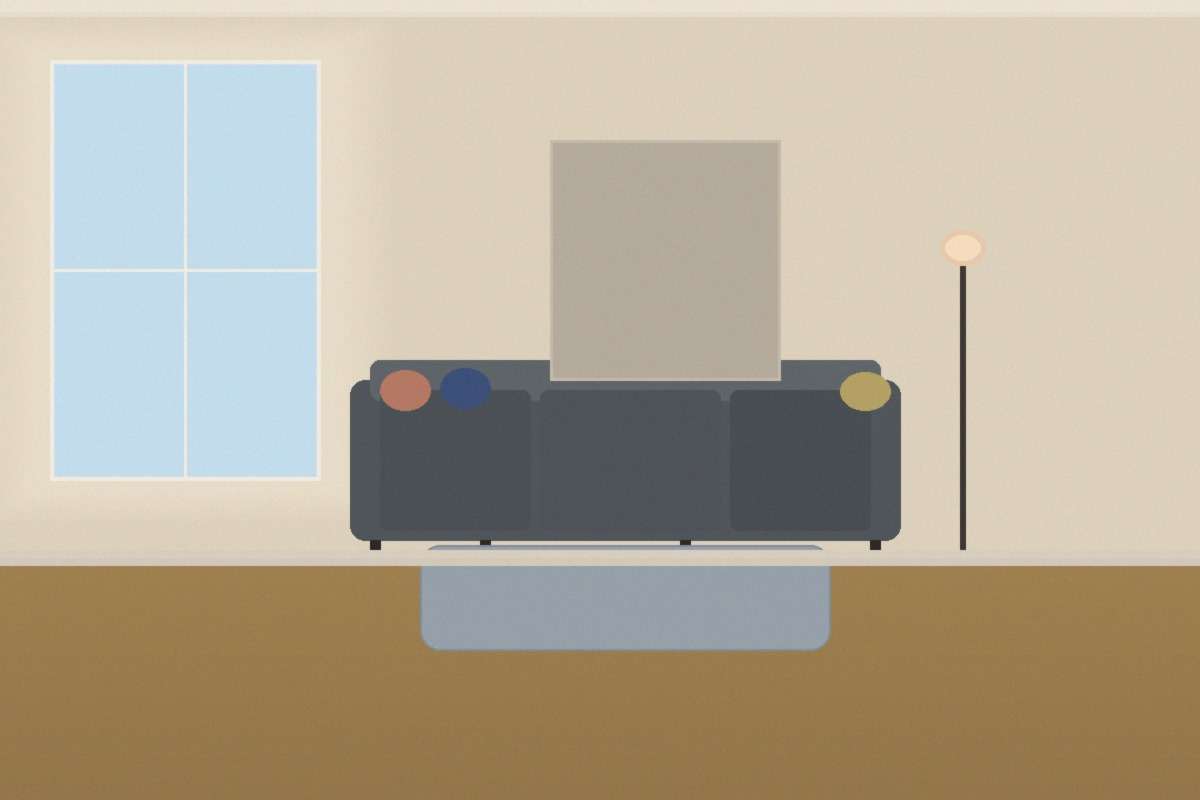
#> input picture ai-pipeline/test_room.jpg, 1200 x 800 px
$ python -i vision_analyst.py   (imports and definitions only)
#> lines starting #> are read from the running program, lines starting #| are printed output that depends on the picture; after the words box and inside, x2 and y2 are one past the last pixel; in counts of white or black regions, pixels touching at a corner belong together
#!/usr/bin/env python3
"""
Stage 1: Vision Analyst — Galerie Noire AI Pipeline
====================================================
Takes a room photo and outputs ONLY objectively observable facts.
No inference, no style guessing, no material assumptions.
Every observation has a confidence score (0.0–1.0).
Below 0.9 = marked as "uncertain".
"""

import json, math, sys
from pathlib import Path
import numpy as np
from PIL import Image


def rgb_to_hex(r, g, b):
    return f"#{r:02x}{g:02x}{b:02x}"


def analyze_colors(image):
    """Extract dominant colors with confidence. Reports only what can be seen."""
    img = image.copy().convert("RGB")
    img.thumbnail((200, 150), Image.LANCZOS)
    pixels = np.array(img).reshape(-1, 3).astype(float)

    # Simple uniform sampling for dominant colors
    sampled = pixels[np.random.choice(len(pixels), min(5000, len(pixels)), replace=False)]

    # Use simple k-means with k=3
    centroids = sampled[np.random.choice(len(sampled), 3, replace=False)].copy()
    for _ in range(15):
        dists = np.array([np.sum((sampled - c) ** 2, axis=1) for c in centroids])
        labels = np.argmin(dists, axis=0)
        new_c = np.array([sampled[labels == i].mean(axis=0) if np.any(labels == i) else centroids[i] for i in range(3)])
        if np.allclose(centroids, new_c, atol=2.0):
            break
        centroids = new_c

    counts = np.array([np.sum(labels == i) for i in range(3)])
    order = np.argsort(-counts)
    centroids = centroids[order]
    proportions = counts[order] / counts.sum()

    avg_brightness = np.mean(pixels)
    brightness_var = np.std(pixels)

    dominant_colors = []
    for i, (c, p) in enumerate(zip(centroids, proportions)):
        r, g, b = int(round(c[0])), int(round(c[1])), int(round(c[2]))
        # Confidence based on how distinct the cluster is
        cluster_dists = np.sqrt(np.sum((pixels - c) ** 2, axis=1))
        cluster_cohesion = 1.0 - min(1.0, cluster_dists.mean() / 128.0)
        confidence = round(0.5 + 0.5 * cluster_cohesion, 2)
        dominant_colors.append({
            "hex": rgb_to_hex(r, g, b),
            "rgb": {"r": r, "g": g, "b": b},
            "proportion": round(float(p), 3),
            "confidence": min(0.95, confidence)
        })

    return {
        "dominant_colors": dominant_colors,
        "overall_brightness": round(float(avg_brightness), 1),
        "brightness_variance": round(float(brightness_var), 1)
    }


def analyze_lighting(image):
    """Report lighting conditions from pixel data only."""
    gray = np.array(image.copy().convert("L")).astype(float)
    avg_brightness = gray.mean()
    std_brightness = gray.std()

    r_ch = np.array(image.copy().convert("RGB"))[:, :, 0].astype(float)
    b_ch = np.array(image.copy().convert("RGB"))[:, :, 2].astype(float)

    mask = gray > 100
    rb_ratio = (r_ch[mask].mean() / (b_ch[mask].mean() + 0.001)) if mask.sum() > 100 else 1.0

    # Shadow detection (bottom 5% vs top 5%)
    bottom_5 = np.percentile(gray, 5)
    top_5 = np.percentile(gray, 95)
    shadow_ratio = bottom_5 / (top_5 + 0.001)

    return {
        "average_brightness": round(float(avg_brightness), 1),
        "brightness_std": round(float(std_brightness), 1),
        "red_blue_ratio": round(float(rb_ratio), 2),
        "shadow_ratio": round(float(shadow_ratio), 3),
        "observations": {}
    }


def analyze_geometry(image):
    """Report image geometry facts only — no room type inference."""
    w, h = image.size
    gray = np.array(image.copy().convert("L")).astype(float)

    from scipy.ndimage import sobel
    edges_x = sobel(gray, axis=1)
    edges_y = sobel(gray, axis=0)
    edge_mag = np.sqrt(edges_x ** 2 + edges_y ** 2)

    edge_density = round(float((edge_mag > 30).mean()), 4)
    strong_edge_pct = round(float((edge_mag > 60).mean()), 4)

    # Line orientation
    vert = np.abs(edges_x) > 30
    horiz = np.abs(edges_y) > 30
    vh_ratio = round(float(vert.mean() / (horiz.mean() + 0.001)), 2)

    return {
        "image_width_px": w,
        "image_height_px": h,
        "aspect_ratio": round(w / h, 3),
        "edge_density": edge_density,
        "strong_edge_pct": strong_edge_pct,
        "vertical_horizontal_edge_ratio": vh_ratio
    }


def analyze(image_path):
    """Run vision analyst — output ONLY observable facts with confidence."""
#> called with image_path = 'test_room.jpg'
    if not Path(image_path).exists():
        return {"error": f"File not found: {image_path}"}

    image = Image.open(image_path)
#> image is the input picture: PIL image 1200x800 RGB; mean R, G, B 181.9, 171.8, 153.3

    colors = analyze_colors(image)
#> in analyze_colors, `centroids = sampled[np.random.choice(len(sampled), 3, replace=False)]...`: centroids = [[147, 158, 166], [152, 121, 75], [223, 210, 192]]
#> in analyze_colors, `counts = np.array([np.sum(labels == i) for i in range(3)])`: counts = [468, 1817, 2715]
#> in analyze_colors, `order = np.argsort(-counts)`: order = [2, 1, 0]
#> in analyze_colors, `centroids = centroids[order]`: centroids = [[215.7, 212, 200.6], [132.2, 111.3, 79.71], [168.4, 166.2, 160.5]]
#> in analyze_colors, `proportions = counts[order] / counts.sum()`: proportions = [0.543, 0.363, 0.0936]
#> in analyze_colors, `avg_brightness = np.mean(pixels)`: avg_brightness = 168.9
#> in analyze_colors, `brightness_var = np.std(pixels)`: brightness_var = 51.89
#> the loop in analyze_colors, `for i, (c, p) in enumerate(zip(centroids, proportions)):` made 3 passes
#> (c, p, r, g, b, cluster_cohesion, confidence) on passes 1 to 3: ([215.7, 212, 200.6], 0.543, 216, 212, 201, 0.351, 0.68), ([132.2, 111.3, 79.71], 0.363, 132, 111, 80, 0.0617, 0.53), ([168.4, 166.2, 160.5], 0.0936, 168, 166, 160, 0.347, 0.67)
#> after the loop in analyze_colors, `for i, (c, p) in enumerate(zip(centroids, proportions)):`: dominant_colors = 3 items
#> colors = 3 items
    lighting = analyze_lighting(image)
#> in analyze_lighting, `gray = np.array(image.copy().convert("L")).astype(float)`:
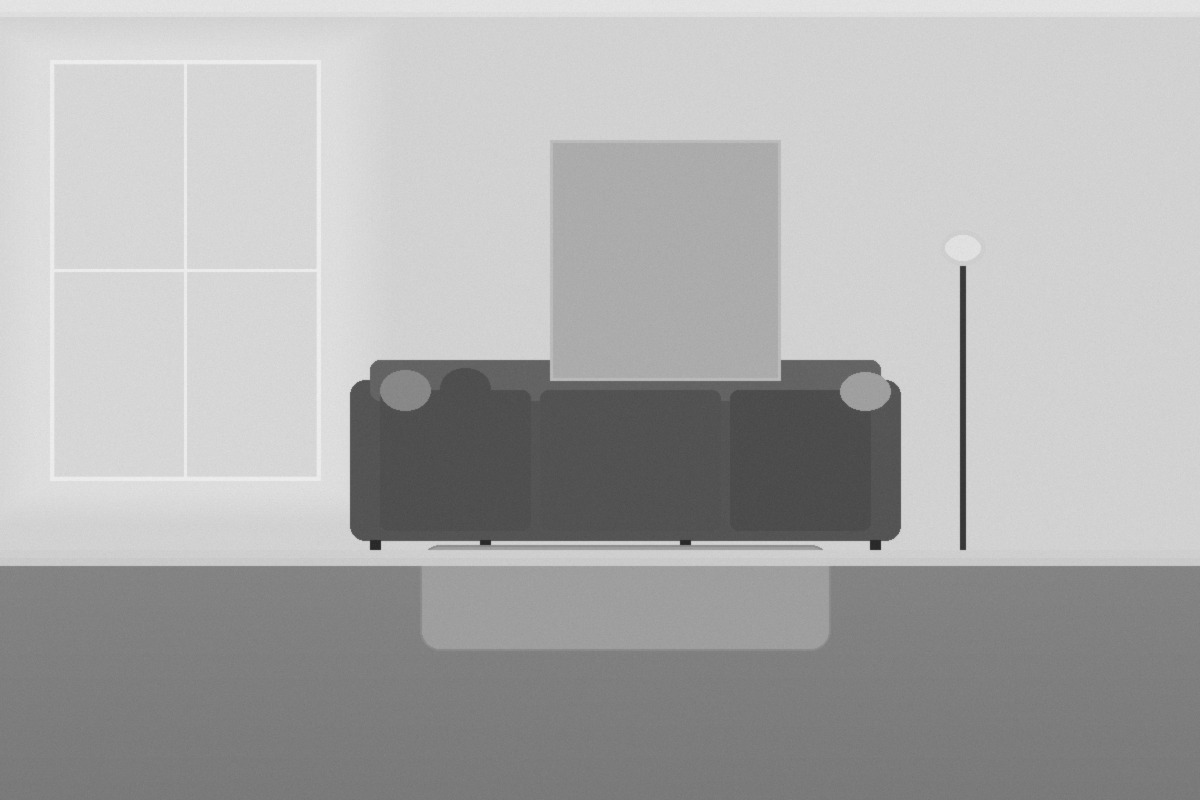
#> gray: shape (800, 1200) float64; min 34, max 241, mean 172.8
#> in analyze_lighting, `avg_brightness = gray.mean()`: avg_brightness = 172.8
#> in analyze_lighting, `std_brightness = gray.std()`: std_brightness = 47.4
#> in analyze_lighting, `mask = gray > 100`:
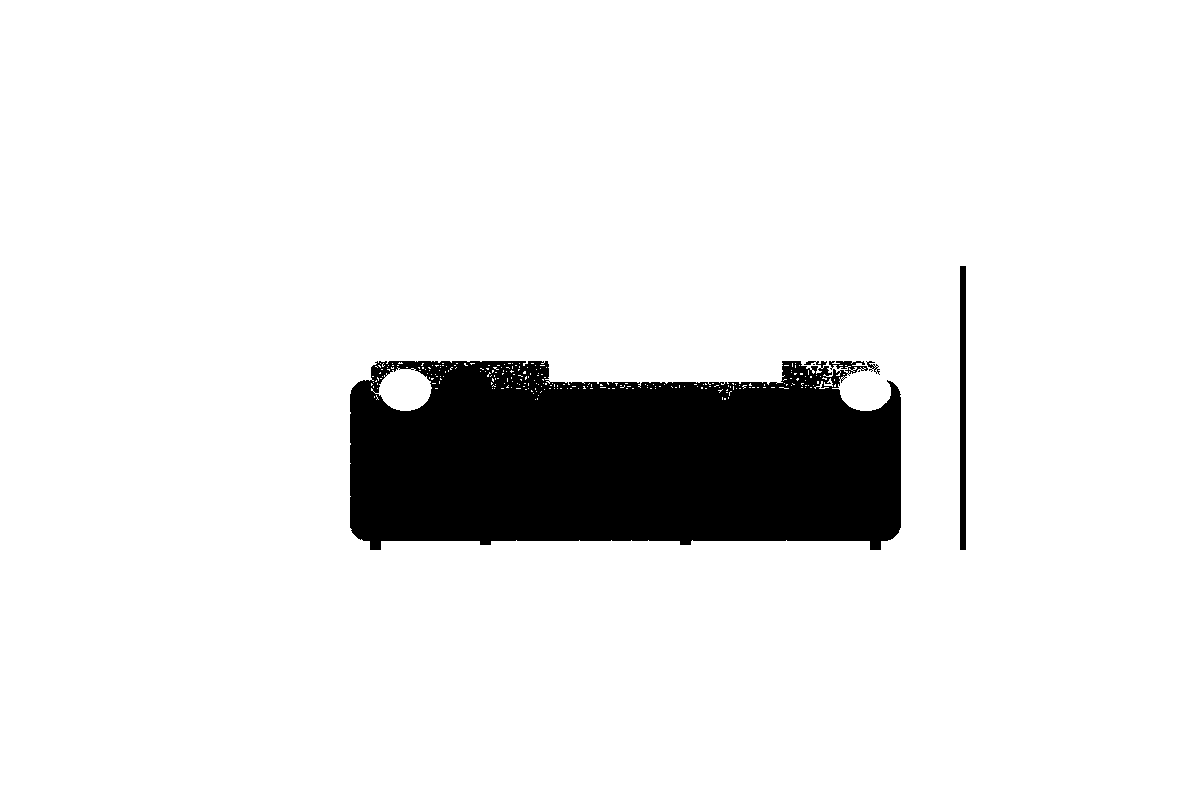
#> mask: shape (800, 1200) bool; 90.6% white; 5 black regions (2 under 20 px), largest, box (x1, y1, x2, y2) and area: (350, 361, 901, 550) 88733, (960, 266, 966, 550) 1704, (866, 361, 880, 375) 70
#> in analyze_lighting, `rb_ratio = (r_ch[mask].mean() / (b_ch[mask].mean() + 0.001)) if mask.s..`: rb_ratio = 1.2
#> in analyze_lighting, `bottom_5 = np.percentile(gray, 5)`: bottom_5 = 81
#> in analyze_lighting, `top_5 = np.percentile(gray, 95)`: top_5 = 220
#> in analyze_lighting, `shadow_ratio = bottom_5 / (top_5 + 0.001)`: shadow_ratio = 0.368
#> lighting = 5 items
    geometry = analyze_geometry(image)
#> in analyze_geometry, `edges_x = sobel(gray, axis=1)`:
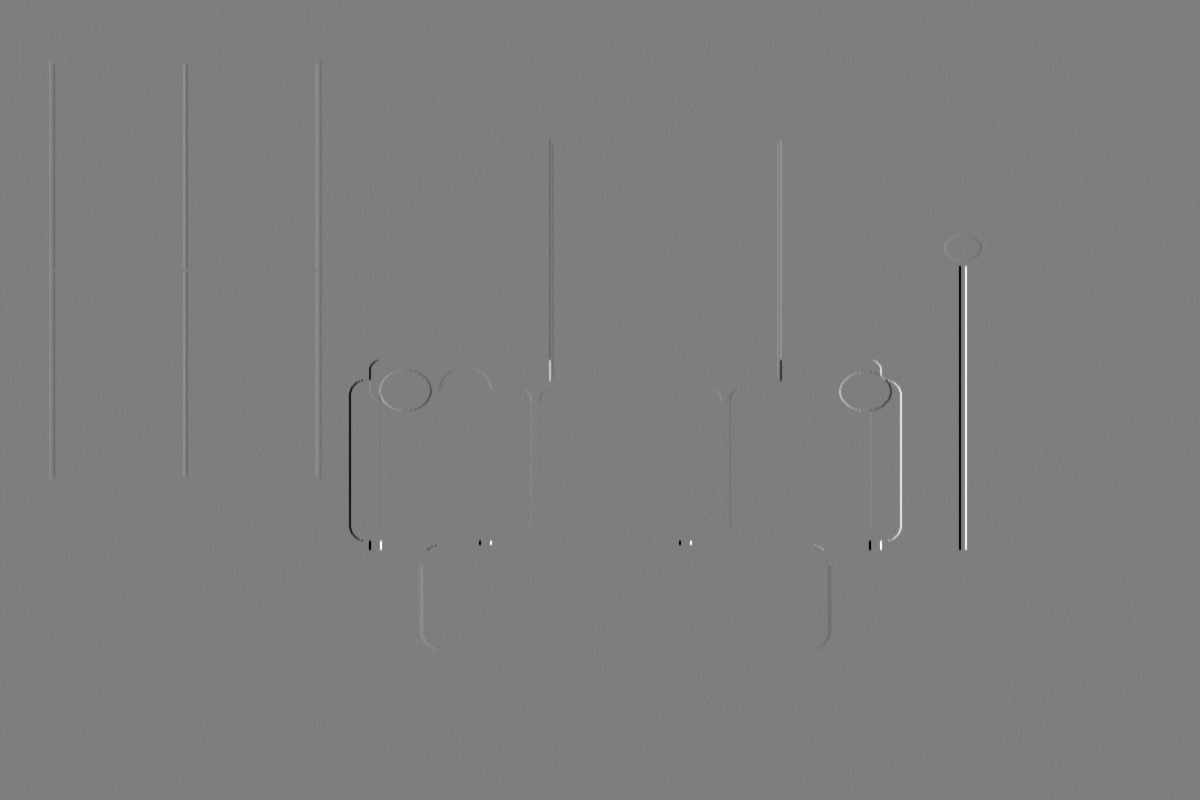
#> edges_x: shape (800, 1200) float64; min -605, max 615, mean 0; drawn with min black and max white
#> in analyze_geometry, `edge_density = round(float((edge_mag > 30).mean()), 4)`: edge_density = 0.0349
#> in analyze_geometry, `strong_edge_pct = round(float((edge_mag > 60).mean()), 4)`: strong_edge_pct = 0.0199
#> in analyze_geometry, `vert = np.abs(edges_x) > 30`: vert: shape (800, 1200) bool; 1.4% white; 99 white regions (55 under 20 px), largest, box (x1, y1, x2, y2) and area: (958, 265, 962, 552) 1141, (964, 265, 968, 551) 1140, (548, 140, 554, 382) 989
#> in analyze_geometry, `horiz = np.abs(edges_y) > 30`:
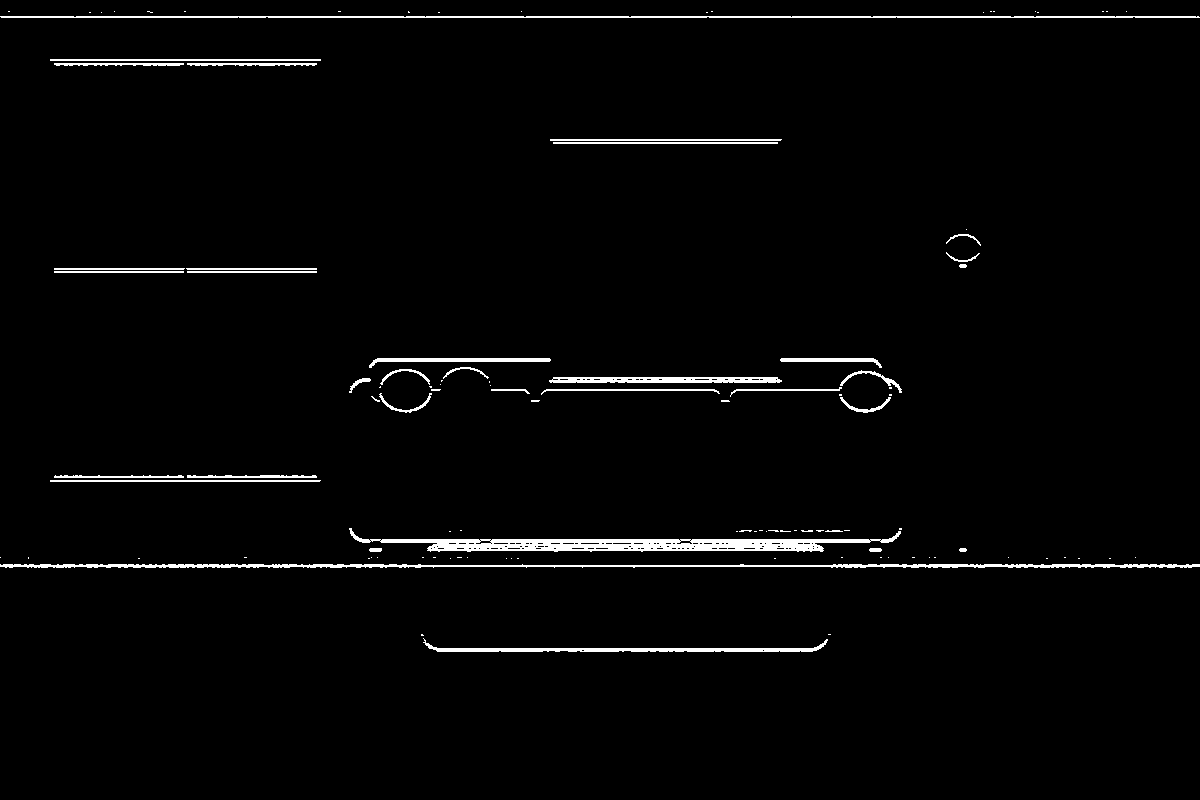
#> horiz: shape (800, 1200) bool; 2.2% white; 113 white regions (78 under 20 px), largest, box (x1, y1, x2, y2) and area: (349, 528, 901, 552) 4887, (0, 564, 1200, 568) 3328, (0, 16, 1200, 18) 2371
#> in analyze_geometry, `vh_ratio = round(float(vert.mean() / (horiz.mean() + 0.001)), 2)`: vh_ratio = 0.59
#> geometry = {'image_width_px': 1200, 'image_height_px': 800, 'aspect_ratio': 1.5, 'edge_density': 0.0349, 'strong_edge_pct': 0.0199, 'vertical_horizontal_edge_ratio': 0.59}

    return {
        "vision_analysis": {
            "colors": colors,
            "lighting": lighting,
            "geometry": geometry
        },
        "metadata": {
            "stage": 1,
            "engine": "vision_analyst",
            "source": str(image_path),
            "note": "Only objectively observable pixel-level facts are reported. No style, material, or function inference."
        }
    }


# [9 lines not run here, left out]

>>> result = analyze('test_room.jpg')
#> result = 2 items
